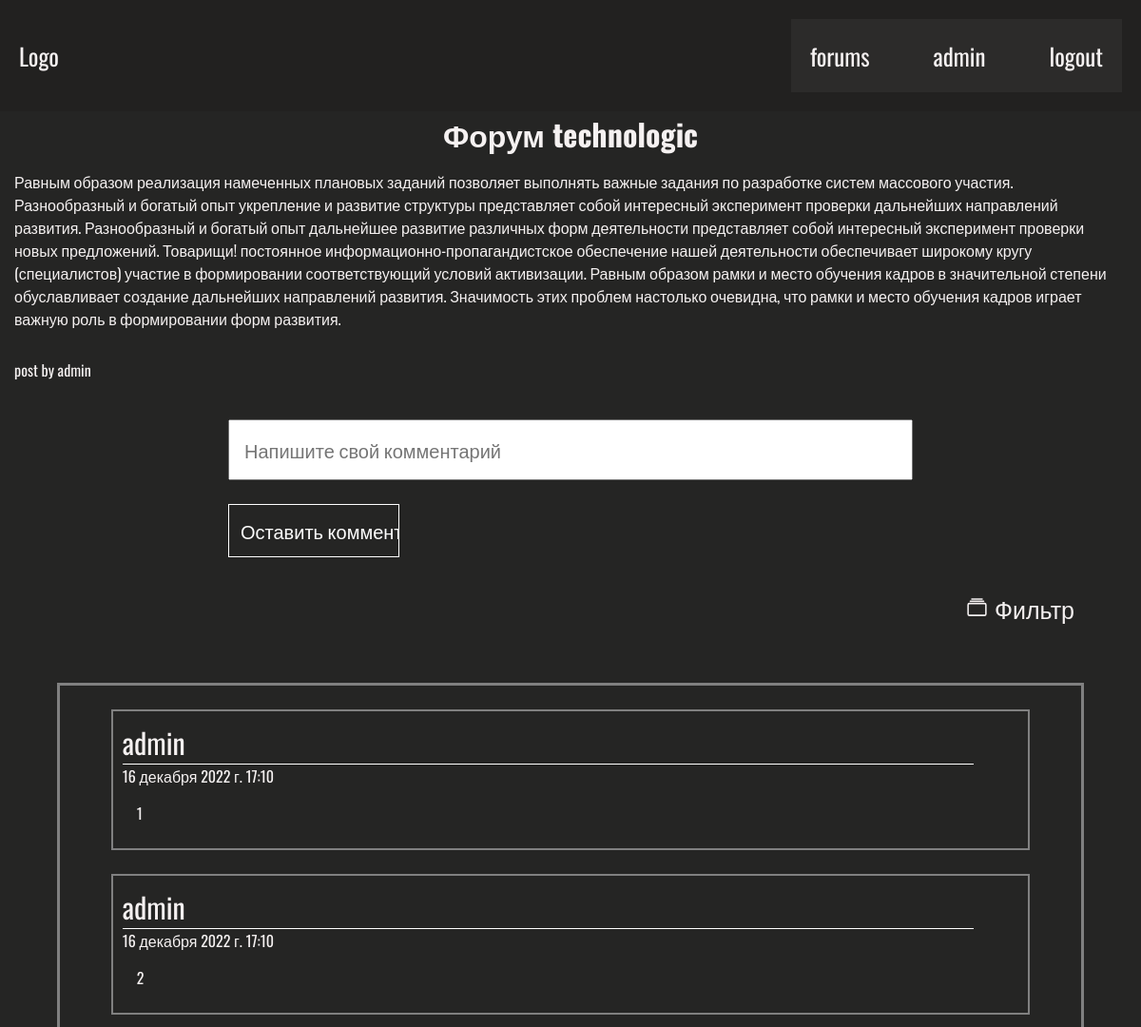
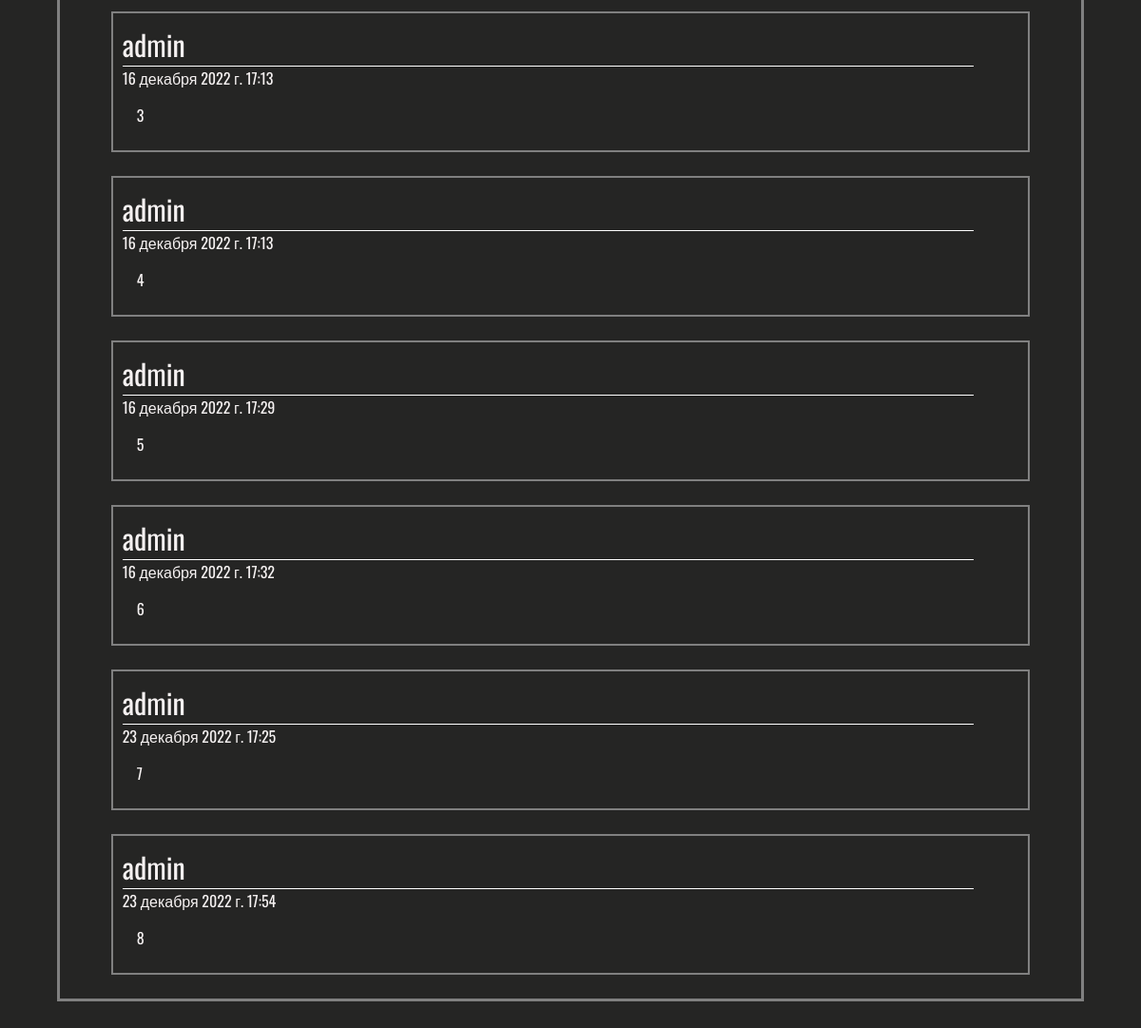
The page /forum-detail/1/ (signed in) on the database its author committed (2 pictures, top to bottom).
### forum/models.py (models this page shows, shortened)
class Forum(models.Model):
    name = models.CharField(max_length=100)
    body = models.TextField(null=True)
    author = models.ForeignKey(User, on_delete=models.CASCADE)
    like = models.IntegerField(default = 0)
    dislike = models.IntegerField(default = 0)

class Comment(models.Model):
    body = models.CharField(max_length=2000)
    author = models.ForeignKey(User, on_delete=models.CASCADE)
    forum = models.ForeignKey(Forum, on_delete=models.CASCADE)
    published = models.DateTimeField(auto_now_add=True) # нужно сделать миграцию, поле со временем ещё не добавлено в БД

### forum/views.py (the view)
# urls.py: path("forum-detail/<int:forum_id>/",forum_detail_view,name="forum"),
def forum_detail_view(request, forum_id):
    if request.method=='POST':
        comment = request.POST.get('comment')
        Comment.objects.create(author=request.user, body = comment, forum = Forum.objects.get(id=forum_id))
        return HttpResponseRedirect(reverse('forum', args=(forum_id,)))
    filter = request.GET.get('filter')
    context = {
        "forum": Forum.objects.get(id=forum_id)
    }
    if filter == 'timefromold':
        context["sorted_comments"] = Forum.objects.get(id=forum_id).comment_set.order_by('published')
    elif filter == 'timefromnew':
        context["sorted_comments"] = Forum.objects.get(id=forum_id).comment_set.order_by('-published')
    else:
        context["sorted_comments"] = Forum.objects.get(id=forum_id).comment_set.order_by('published')
    return render(request,"forum/forum_detail.html", context)

### forum/templates/forum/forum_detail.html (shortened to what this page needs)
{%extends 'base.html'%}
{% block body%}
    <h1>Форум {{ forum.name }}</h1>
    <p class="forum-detail-body">{{ forum.body }}</p>
    <p class="forum-detail-body">post by {{ forum.author.username }}</p>
    <form class="form-detail-comment" method="post">
        <input name="comment" class="form-detail-input" type="text" placeholder="Напишите свой комментарий">
        <input  class="form-detail-btn" type="submit" value="Оставить комментарий">
    </form>
    <div class="sorts">
        <div class="filter-block">
            <ion-icon name="albums-outline"></ion-icon>
            <span onclick="showFilter()">Фильтр</span>
        </div>
    </div>
    <div class="comments">
        {% for comment in sorted_comments%}
            <div class="comment">
                <div class="comment-header">
                    <p class="comment-author">{{comment.author.username}}</p>
                </div>
                <p>{{comment.published}}</p>
                <div class="comment-body">
                    <p class="comment-body-text">
                        {{comment.body}}
                    </p>
                </div>
            </div>
        {% endfor %}
    </div>
{%endblock%}

### forum/templates/base.html (shortened to what this page needs)
{%load static%}
<!DOCTYPE html>
<html lang="en">
<head>
    <link rel="stylesheet" href="{% static 'css/home.css'%}">
</head>
<body>
    <div class="header">
        <div class="header-logo">
            <a class="header-logo-text" href="{%url 'home'%}">Logo</a>
        </div>
        <div class="header-menu">
            <a class="header-menu-item" href="{%url 'forums'%}">forums</a>
            {% if user.is_authenticated %}
                <p class="header-menu-item user">{{user.username}}</p>
                <a class="header-menu-item" href="{%url 'logout'%}">logout</a>
            {% else %}
                <a class="header-menu-item" href="{%url 'login'%}">login</a>
                <a class="header-menu-item" href="{%url 'reg'%}">registration</a>
            {% endif %}
        </div>
    </div>
    {% block body%}
    {%endblock%}
</body>
</html>

### forum/static/css/home.css (style rules this page uses)
* { padding: 0; margin: 0; box-sizing: border-box; font-family: 'Oswald', sans-serif; color: rgb(245, 241, 241); text-decoration: none; }
:root { --main-color:rgb(37, 37, 36); --second-color:rgb(34, 33, 32); }
body { background-color: var(--main-color); }
.header { background-color: var(--second-color); display: flex; justify-content: space-between; padding: 20px; font-size: 25px; }
.header-menu { width: 30%; display: flex; justify-content: space-between; background-color: rgb(44, 43, 42); padding: 20px; }
.header-logo { display: flex; justify-content: space-between; align-items: center; }
.header-logo-text,.header-menu-item { text-decoration: none; color: rgb(245, 241, 241); }
.user { width: 100%; text-align: center; }
h1 { text-align: center; }
.comments { width: 90%; margin:50px auto; border: 3px solid grey; }
.comment { width:90%; margin:25px auto; border: 2px solid grey; padding:10px; }
.comment-header { display: flex; justify-content: space-between; align-items: center; }
.comment-author { font-size: 30px; width: 95%; border-bottom: 1px solid white; }
.comment-body { padding: 15px; }
.forum-detail-body { padding: 15px; }
.form-detail-comment { width: 60%; margin: 25px auto; display: flex; flex-direction: column; }
.form-detail-input { color: black; margin-bottom: 25px; padding: 15px; font-size: 20px; }
.form-detail-btn { padding: 12px; font-size: 20px; color:white; border: 1px solid white; outline: none; background-color: var(--main-color); width: 25%; transition: 0.5s; }
.sorts { padding: 10px; display: flex; width:90%; margin:0px auto; justify-content: end; align-items: center; font-size: 25px; }
.filter-block span { cursor: pointer; }

### rows shown on the page
Forum: name "technologic", body "Равным образом реализация намеченных плановых заданий позволяет выполнять важные задания по разработке систем массового участия. Разнообразный и богатый опыт укрепление и развитие структуры представляет собой интересный эксперимент проверки дальнейших направлений развития. Разнообразный и богатый опыт дальнейшее развитие различных форм деятельности представляет собой интересный эксперимент проверки новых предложений. Товарищи! постоянное информационно-пропагандистское обеспечение нашей деятельности обеспечивает широкому кругу (специалистов) участие в формировании соответствующий условий активизации. Равным образом рамки и место обучения кадров в значительной степени обуславливает создание…", author.username "admin"
Comment: author.username "admin", published "16 декабря 2022 г. 17:10", body "1"
Comment: author.username "admin", published "16 декабря 2022 г. 17:10", body "2"
Comment: author.username "admin", published "16 декабря 2022 г. 17:13", body "3"
Comment: author.username "admin", published "16 декабря 2022 г. 17:13", body "4"
Comment: author.username "admin", published "16 декабря 2022 г. 17:29", body "5"
Comment: author.username "admin", published "16 декабря 2022 г. 17:32", body "6"
Comment: author.username "admin", published "23 декабря 2022 г. 17:25", body "7"
Comment: author.username "admin", published "23 декабря 2022 г. 17:54", body "8"

### other values the page prints
{{ user.username }} "admin"
